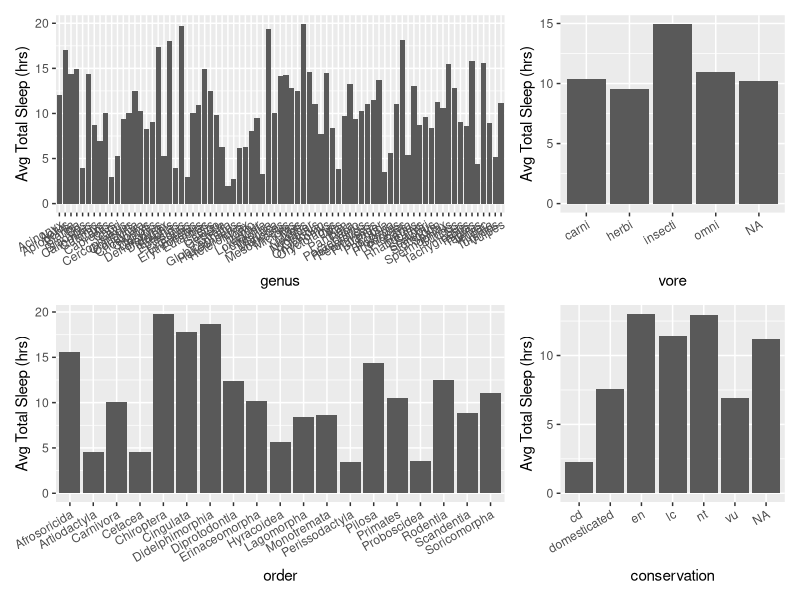

Here is the R script that generated this plot:
library(ggplot2)
library(dplyr)
library(patchwork)

df = msleep

all.plots <- list()
for (colname in colnames(df)[colnames(df) %in% c("genus", "vore", "order", "conservation")]){
  dat.summary <- df %>% arrange(colname) %>% group_by(.data[[colname]]) %>%
    summarise(sleep_total = mean(sleep_total, na.rm = TRUE),
                    brainwt = mean(brainwt, na.rm = TRUE))
  all.plots[[length(all.plots) + 1]] = ggplot(dat.summary) + 
    geom_col(aes(x = .data[[colname]], y = sleep_total))+
    ylab("Avg Total Sleep (hrs)")+theme(axis.text.x=element_text(angle=30,hjust=1,vjust=1))
}

wrap_plots(all.plots, ncol = 2, widths = c(2,1))
